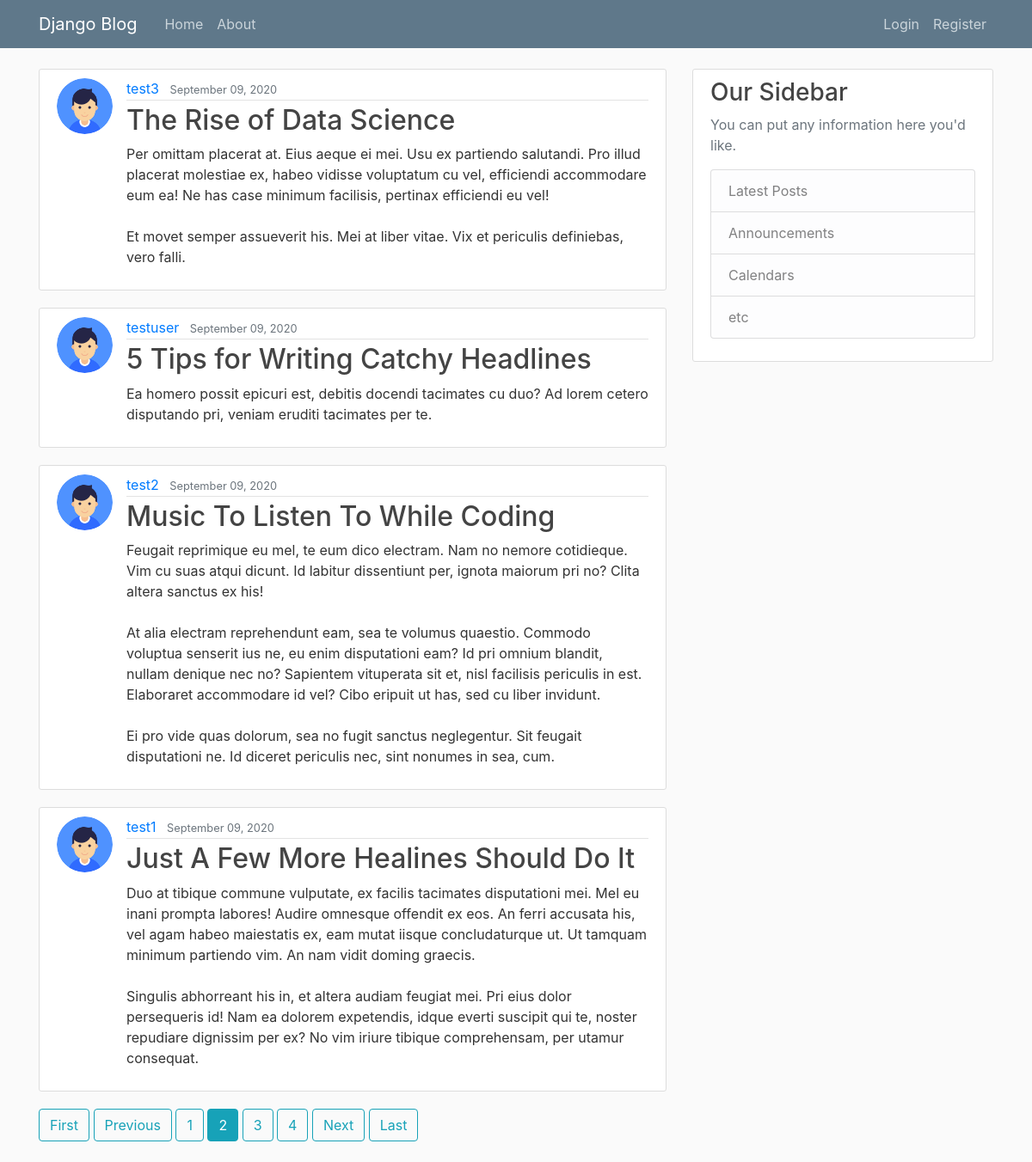
Screenshot of /?page=2 with the database file from the repository.
### blog/models.py (models this page shows, shortened)
class Post(models.Model):
	title = models.CharField(max_length=100)
	content = models.TextField()
	date_posted = models.DateTimeField(default=timezone.now)
	author = models.ForeignKey(User, on_delete = models.CASCADE)

### users/models.py (models this page shows, shortened)
class UserProfile(models.Model):
	user = models.OneToOneField(User, on_delete=models.CASCADE)
	image = models.ImageField(default='user.png', upload_to='profile_pic')

### blog/views.py (the view)
# urls.py: path('', PostListView.as_view(), name='blog-home'),
class PostListView(ListView):
	model = Post
	template_name = 'blog/home.html'
	context_object_name = 'posts'
	ordering = ['-date_posted']
	paginate_by = 4

### blog/templates/blog/home.html
{% extends "blog/base.html" %}
{% block body %}
    {% for post in posts %}
        <article class="media content-section">
          <img class="rounded-circle article-img" src="{{ post.author.userprofile.image.url }}">
          <div class="media-body">
            <div class="article-metadata">
              <a class="mr-2" href="{% url 'user-posts' post.author.username %}">{{ post.author }}</a>
              <small class="text-muted">{{ post.date_posted|date:"F d, Y" }}</small>
            </div>
            <h2><a class="article-title" href="{% url 'post-detail' post.id %}">{{ post.title }}</a></h2>
            <p class="article-content">{{ post.content }}</p>
          </div>
        </article>
    {% endfor %}
    {% if is_paginated %}
      {% if page_obj.has_previous %}
        <a class="btn btn-outline-info mb-4" href="?page=1">First</a>
        <a class="btn btn-outline-info mb-4" href="?page={{ page_obj.previous_page_number }}">Previous</a>
      {% endif %}
      {% for num in page_obj.paginator.page_range %}
        {% if page_obj.number == num %}
          <a class="btn btn-info mb-4" href="?page={{ num }}">{{ num }}</a>
        {% elif num > page_obj.number|add:'-3' and num < page_obj.number|add:'3' %}
          <a class="btn btn-outline-info mb-4" href="?page={{ num }}">{{ num }}</a>
        {% endif %}
      {% endfor %}
      {% if page_obj.has_next %}
        <a class="btn btn-outline-info mb-4" href="?page={{ page_obj.next_page_number }}">Next</a>
        <a class="btn btn-outline-info mb-4" href="?page={{ page_obj.paginator.num_pages }}">Last</a>
      {% endif %}
    {% endif %}
{% endblock body %}

### blog/static/blog/main.css (style rules this page uses)
body { background: #fafafa; color: #333333; margin-top: 5rem; }
h1, h2, h3, h4, h5, h6 { color: #444444; }
.content-section { background: #ffffff; padding: 10px 20px; border: 1px solid #dddddd; border-radius: 3px; margin-bottom: 20px; }
.article-title { color: #444444; }
.article-content { white-space: pre-line; }
.article-img { height: 65px; width: 65px; margin-right: 16px; }
.article-metadata { padding-bottom: 1px; margin-bottom: 4px; border-bottom: 1px solid #e3e3e3 }

### rows the page displays
Post: author.userprofile.image (placeholder picture), author "test3", date_posted "September 09, 2020", title "The Rise of Data Science", content "Per omittam placerat at. Eius aeque ei mei. Usu ex partiendo salutandi. Pro illud placerat molestiae ex, habeo vidisse voluptatum cu vel, efficiendi accommodare eum ea! Ne has case minimum facilisis, pertinax efficiendi eu vel! Et movet semper assueverit his. Mei at liber vitae. Vix et periculis definiebas, vero falli."
Post: author.userprofile.image (picture), author "testuser", date_posted "September 09, 2020", title "5 Tips for Writing Catchy Headlines", content "Ea homero possit epicuri est, debitis docendi tacimates cu duo? Ad lorem cetero disputando pri, veniam eruditi tacimates per te."
Post: author.userprofile.image (placeholder picture), author "test2", date_posted "September 09, 2020", title "Music To Listen To While Coding", content "Feugait reprimique eu mel, te eum dico electram. Nam no nemore cotidieque. Vim cu suas atqui dicunt. Id labitur dissentiunt per, ignota maiorum pri no? Clita altera sanctus ex his! At alia electram reprehendunt eam, sea te volumus quaestio. Commodo voluptua senserit ius ne, eu enim disputationi eam? Id pri omnium blandit, nullam denique nec no? Sapientem vituperata sit et, nisl facilisis periculis in est. Elaboraret accommodare id vel? Cibo eripuit ut has, sed cu liber invidunt. Ei pro vide quas dolorum, sea no fugit sanctus neglegentur. Sit feugait disputationi ne. Id diceret periculis nec, sint nonumes in sea, cum."
Post: author.userprofile.image (placeholder picture), author "test1", date_posted "September 09, 2020", title "Just A Few More Healines Should Do It", content "Duo at tibique commune vulputate, ex facilis tacimates disputationi mei. Mel eu inani prompta labores! Audire omnesque offendit ex eos. An ferri accusata his, vel agam habeo maiestatis ex, eam mutat iisque concludaturque ut. Ut tamquam minimum partiendo vim. An nam vidit doming graecis. Singulis abhorreant his in, et altera audiam feugiat mei. Pri eius dolor persequeris id! Nam ea dolorem expetendis, idque everti suscipit qui te, noster repudiare dignissim per ex? No vim iriure tibique comprehensam, per utamur consequat."

### other values shown
{{ num }} "1" "3" "4"
{{ num }} "2"
